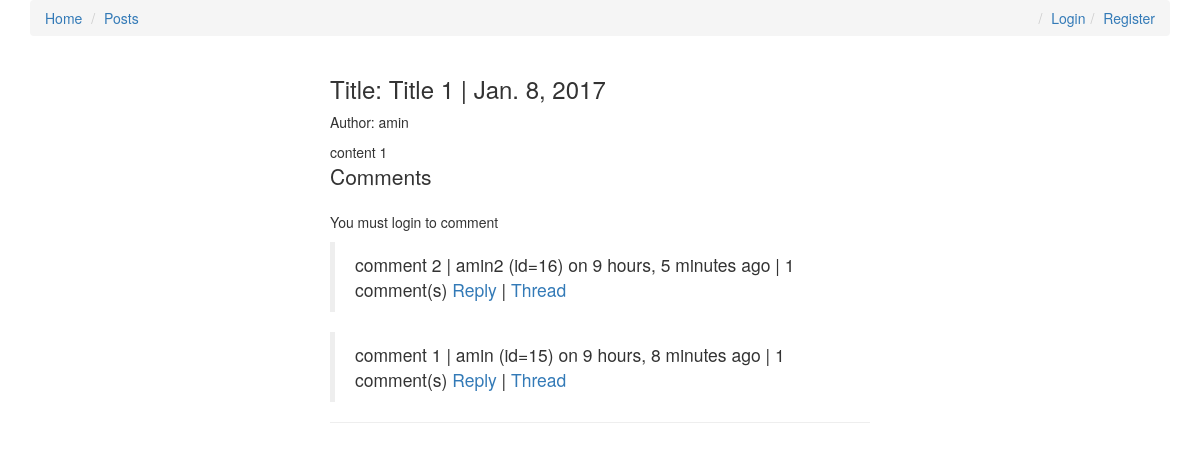
The app's page /slug_1/ with its own data.
### posts/models.py (models this page shows, shortened)
class Post(models.Model):
	user = models.ForeignKey(settings.AUTH_USER_MODEL, default=1)
	title = models.CharField(max_length=120)
	slug = models.SlugField(unique=True)
	image = models.ImageField(upload_to=upload_location, null=True, blank=True, width_field="width_field", height_field="height_field")
	height_field = models.IntegerField(default=0)
	width_field = models.IntegerField(default=0)
	content = models.TextField()
	draft = models.BooleanField(default=False)
	publish = models.DateField(auto_now=False, auto_now_add=False)
	update = models.DateTimeField(auto_now = True, auto_now_add=False)
	timestamp = models.DateTimeField(auto_now=False, auto_now_add=True)
	read_time = models.TimeField(null=True, blank=True)
	objects = PostManager()
	class Meta:
		ordering = ['-id', '-timestamp', '-update']
	def get_markdown(self):
		content = self.content
		return mark_safe(markdown(content))
	@property
	def comments(self):
		instance = self
		qs = Comment.objects.filter_by_instance(instance)
		return qs
	@property
	def get_content_type(self):
		instance = self
		content_type = ContentType.objects.get_for_model(instance.__class__)
		return content_type

### comments/models.py (models this page shows, shortened)
class Comment(models.Model):
	user = models.ForeignKey(settings.AUTH_USER_MODEL, default=1)
	content = models.TextField()
	timestamp = models.DateTimeField(auto_now_add=True)
	content_type = models.ForeignKey(ContentType, on_delete=models.CASCADE)
	object_id = models.PositiveIntegerField()
	content_object = GenericForeignKey('content_type', 'object_id')
	parent = models.ForeignKey("self", null=True, blank=True)
	objects = CommentManager()
	class Meta:
		ordering = ["-timestamp"]
	def __str__(self):
		return str(self.user.username)
	def get_absolute_url(self):
		return reverse("comments:thread", kwargs={"id": self.id})
	def children(self):
		return Comment.objects.filter(parent=self)

### posts/views.py (the view, shortened to what this page needs)
# urls.py: url(r'^(?P<slug>[\w-]+)/$', post_detail, name='detail'),
def post_detail(request, slug=None):
	instance = get_object_or_404(Post, slug = slug)
	if instance.publish > timezone.now().date() or instance.draft:
		if not request.user.is_staff  or not request.user.is_superuser:
			raise Http404
	share_string = quote_plus(instance.content)
	print(instance.content)
	print(get_read_time(instance.content))
	comments = instance.comments
	initial_data = {
		"content_type": instance.get_content_type,
		"object_id": instance.id
	}
	form = CommentForm(request.POST or None, initial=initial_data)
	context = {
		"title": instance.title,
		"instance": instance,
		"share_string": share_string,
		"comments": comments,
		"comment_form": form,
	}
	return render(request, 'post_detail.html', context)

### comments/models.py (called while the page is built)
	def filter_by_instance(self, instance):
		content_type = ContentType.objects.get_for_model(instance.__class__)
		obj_id = instance.id
		qs = super(CommentManager, self).filter(content_type=content_type, object_id=obj_id).filter(parent=None)
		return qs

### posts/models.py (called while the page is built)
	def all(self, *args, **kwargs):
		return super(PostManager, self).filter(draft=False).filter(publish__lte=timezone.now())

### posts/templatetags/urlify.py (called while the page is built)
@register.filter
def urlify(value):
	return quote_plus(value)

### posts/utils.py (called while the page is built)
def count_words(html_string):
	word_string = strip_tags(html_string)
	count = len(re.findall(r'\w+', word_string))
	return count

def get_read_time(html_string):
	count = count_words(html_string)
	read_time_min = (count/200.0)
	read_time_sec = read_time_min * 60
	read_time = str(datetime.timedelta(seconds=read_time_sec))
	read_time = datetime.timedelta(seconds=read_time_min)
	return read_time

### posts/templates/post_detail.html (shortened to what this page needs)
{% extends 'base.html' %} {% load urlify %} {% load crispy_forms_tags %} {% block head %} {{ instance.title }} {% endblock%} {% block content %}
<div class="col-sm-6 col-sm-offset-3">
    <h3>Title: {{ title }} {% if instance.draft %} <span style="color:red">Draft</span> {% endif %}| {{ instance.publish }}</h3> {% if instance.user.get_full_name %}
    <p>Author: {{ instance.user.get_full_name }}</p>
    {% else %}
    <p>Author: {{ instance.user }}</p>
    {% endif %}
    <div class="content-markdown post-detail-item">
        {{ instance.content }}
    </div>
    <div>
        <p class="lead">Comments</p>
        {% if request.user.is_authenticated %}
        <form action="." method="POST">
            {% csrf_token %} {{ comment_form | crispy}}
            <input type="submit" value="Post comment" class="btn btn-default">
        </form>
        {% else %}
        <p>You must login to comment</p>
        {% endif %}
        {% for i in comments %}
        <blockquote>
            <div class="">{{ i.content }} | {{ i.user }} (id={{i.id}}) on {{ i.timestamp|timesince }} ago | {% if i.children.count > 0 %} {{ i.children.count }} comment(s) {% endif %}<a href="#" class="comment-reply-btn">Reply</a> | <a href="{{i.get_absolute_url}}">Thread</a></div>
        </blockquote>
        {% endfor %}
    </div>
    <hr>
</div>
{% endblock %}

### records on screen
Post: title "Title 1", publish "Jan. 8, 2017", user "amin", content "content 1"
Comment: content "comment 2", user "amin2", id "16", timestamp "9 hours, 5 minutes", children.count "1"
Comment: content "comment 1", user "amin", id "15", timestamp "9 hours, 8 minutes", children.count "1"
